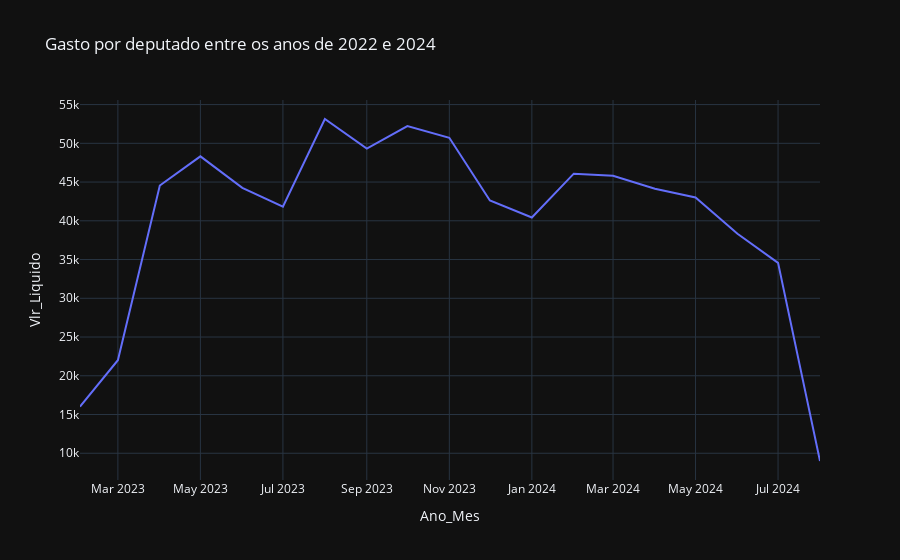

Source (notebook cell):
### Code cell
fig_gastos_deput = px.line(df_despesas_deputados_mes_filtered,
                           x = 'Ano_Mes',
                           y = 'Vlr_Liquido',
                           title=f'Gasto por deputado entre os anos de {menor_ano} e {maior_ano}')
fig_gastos_deput.show()

### Figure 1 — Plotly figure (JSON) as saved in the notebook; plotly's stock layout.template omitted (floating-point values rounded to 4 significant figures)
{"data": [{"hovertemplate": "Ano_Mes=%{x}<br>Vlr_Liquido=%{y}<extra></extra>", "legendgroup": "", "line": {"color": "#636efa", "dash": "solid"}, "marker": {"symbol": "circle"}, "mode": "lines", "name": "", "orientation": "v", "showlegend": false, "type": "scatter", "x": ["2023-02-01T00:00:00", "2023-03-01T00:00:00", "2023-04-01T00:00:00", "2023-05-01T00:00:00", "2023-06-01T00:00:00", "2023-07-01T00:00:00", "2023-08-01T00:00:00", "2023-09-01T00:00:00", "2023-10-01T00:00:00", "2023-11-01T00:00:00", "2023-12-01T00:00:00", "2024-01-01T00:00:00", "2024-02-01T00:00:00", "2024-03-01T00:00:00", "2024-04-01T00:00:00", "2024-05-01T00:00:00", "2024-06-01T00:00:00", "2024-07-01T00:00:00", "2024-08-01T00:00:00"], "xaxis": "x", "y": [16010.0, 22000.0, 44560.0, 48320.0, 44250.0, 41830.0, 53140.0, 49310.0, 52230.0, 50720.0, 42630.0, 40420.0, 46080.0, 45820.0, 44130.0, 43010.0, 38330.0, 34570.0, 9001.0], "yaxis": "y"}], "layout": {"legend": {"tracegroupgap": 0}, "title": {"text": "Gasto por deputado entre os anos de 2022 e 2024"}, "xaxis": {"anchor": "y", "domain": [0, 1], "title": {"text": "Ano_Mes"}}, "yaxis": {"anchor": "x", "domain": [0, 1], "title": {"text": "Vlr_Liquido"}}}}
